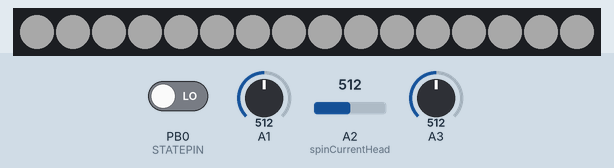
This sketch was run on a simulated ATtiny85, built with avr-gcc and run on an emulated ATtiny85. Shown: 16 RGB LEDs in strip order, left to right. The test bench sets the inputs (shaded band); at power-on: PB0 (STATEPIN) LOW, A3 = 512, A1 = 512, A2 (spinCurrentHead) = 512. Dim RGB values are drawn brighter than linear.

Above: at 1.2 s.
1.3 s: PB0 (STATEPIN) driven HIGH
At 2.1 s:
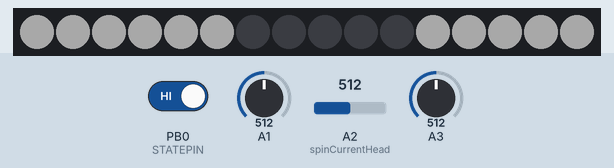
3.1 s: A3 set to 900
At 3.51 s:
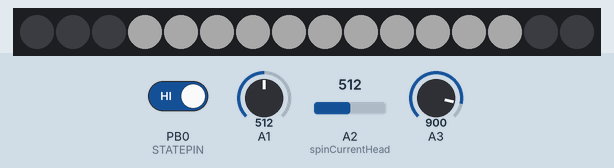
5.2 s: A1 set to 716
At 6.49 s:
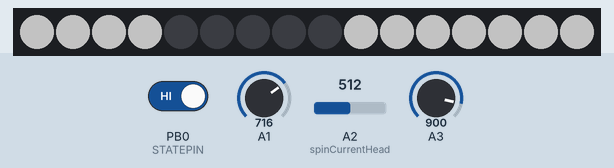
6.7 s: A3 set to 614
At 8.99 s:
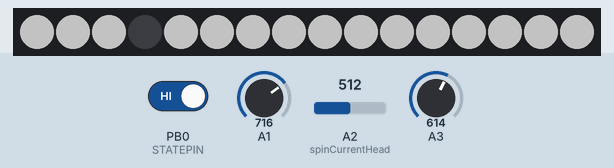
9.7 s: A3 set to 588
11.2 s: A1 set to 900
At 12.42 s:
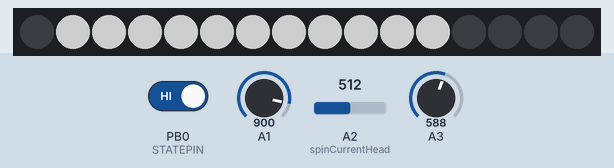
Timing chart, 0 to 13.8 s (numbered marks = the images above; inputs shaded):
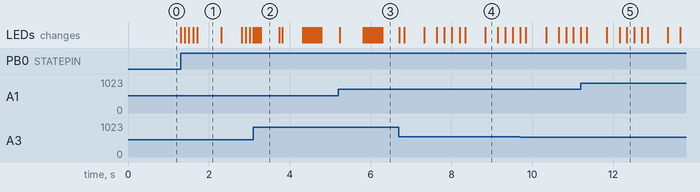

Measured:
- after the input at 1.3 s, the LEDs: first change at once (image 1 shows a later state)
- what the display in image 1 shows lasts 0.6 s, from 1.7 s to 2.3 s
- what the display in image 2 shows lasts 0.4 s, from 3.3 s to 3.7 s

The sketch:

rgbflashlight.ino
```cpp
/*
RGB Flashlight v1 - Ben Miller @vmFoo 5-17-2014
Some minor #define snippets borrowed from neopixel examples

The switch on STATEPIN controls state for the inputs
State 1 (LOW) : Color modification:  The potentiometers change red, green, blue values only
State 2 (HIGH): Effect mode: The red pot now changes brightness and the green pot changes
                             the flash delay.  It goes on solid below a flash freq of 5ms
---------------------------- DEPRECATED ---------------------------------------------

This comment is deprecated.  It was written for the original RGB Flashlight v1.  The new
will feature a button to switch between modes.
*/

#include <Adafruit_NeoPixel.h>
#ifdef __AVR_ATtiny85__ // Trinket, Gemma, etc.
#include <avr/power.h>
#endif

#define POTI1 1 // silkscreen 2
#define POTI2 2 // silkscreen 4
#define POTI3 3 // silkscreen 3
#define STATEPIN 0
#define LEDPIN 1
#define PIXELS 16

/* POTI States on mode switch */
int poti1ModeChange = 128;
int poti2ModeChange = 128;
int poti3ModeChange = 128;

/* Initiate variables and set defaults */
int red = 128;
int green = 128;
int blue = 128;
int bright = 86;  // 1/3 brightness
int cycle = 1000; // 1 second
int blinkstate = 1;
int mode = 0;
int modeCycle = 500;
uint32_t modeCanChange;
int spinCurrentHead = PIXELS;
int spinCurrentTail = PIXELS / 3;
int spinCanChange = 1;

int i = 0;           // predeclare a counter integer
uint32_t stateStart; // for managing the blink

Adafruit_NeoPixel pixels = Adafruit_NeoPixel(PIXELS, LEDPIN, NEO_GRB + NEO_KHZ800);

void setup()
{
#ifdef __AVR_ATtiny85__ // Trinket, Gemma, etc.
  if (F_CPU == 16000000)
    clock_prescale_set(clock_div_1);
#endif

  pinMode(STATEPIN, INPUT);
  pixels.begin();
  pixels.setBrightness(bright);
  pixels.show();
  stateStart = millis();
  modeCanChange = millis();
}

void loop()
{
  if (digitalRead(STATEPIN) == HIGH)
  {
    setMode();
  }

  switch (mode)
  {
  case 0:
  { // Color modification mode

    // Only change the value of the poti that has changed
    if (!(analogRead(POTI1) == poti1ModeChange))
    {
      red = map(analogRead(POTI1), 0, 1024, 0, 254);
    }
    if (!(analogRead(POTI2) == poti2ModeChange))
    {
      blue = map(analogRead(POTI2), 0, 1024, 0, 254);
    }
    if (!(analogRead(POTI3) == poti3ModeChange))
    {
      green = map(analogRead(POTI3), 0, 1024, 0, 254);
    }

    for (i = 0; i < PIXELS; i++)
      pixels.setPixelColor(i, pixels.Color(red, green, blue));
    pixels.setBrightness(bright);
    pixels.show();
    break;
  }
  case 1:
  { // moving ring mode
    // the leds are arranged in a ring, so we can use the i counter to
    // make the ring spin by lighting up the next led in the ring and turning off the last one

    // Only change the value of the poti that has changed
    if (analogRead(POTI3) != poti3ModeChange)
    {
      cycle = map(analogRead(POTI3), 0, 1024, 100, 500);
    }
    if (analogRead(POTI1) != poti1ModeChange)
    {
      bright = map(analogRead(POTI1), 0, 1024, 5, 254);
    }

    pixels.setBrightness(bright);

    if (stateStart < (millis() - cycle / 10))
    {
      spinCurrentHead = (spinCurrentHead + 1) % PIXELS;
      spinCurrentTail = (spinCurrentTail + 1) % PIXELS;
      pixels.setPixelColor(spinCurrentHead, pixels.Color(red, green, blue));
      pixels.setPixelColor(spinCurrentTail, pixels.Color(0, 0, 0));
      pixels.show();

      stateStart = millis();
    }

    break;
  }
  case 2:
  { // Strobe mode

    // Only change the value of the poti that has changed
    if (analogRead(POTI3) != poti3ModeChange)
    {
      cycle = map(analogRead(POTI3), 0, 1024, 20, 300);
    }
    if (analogRead(POTI1) != poti1ModeChange)
    {
      bright = map(analogRead(POTI1), 0, 1024, 5, 254);
    }

    if (cycle > 5)
    { // solid if "faster" than 5 ms
      if (stateStart < (millis() - cycle))
      { // time to change state
        if (blinkstate == 1)
        { // it's on, turn it off
          pixels.setBrightness(0);
          for (i = 0; i < PIXELS; i++)
            pixels.setPixelColor(i, pixels.Color(red, green, blue));
          pixels.show();
          stateStart = millis();
          blinkstate = 0;
        }
        else
        { // it's off turn it on
          pixels.setBrightness(bright);
          for (i = 0; i < PIXELS; i++)
            pixels.setPixelColor(i, pixels.Color(red, green, blue));
          pixels.show();
          stateStart = millis();
          blinkstate = 1;
        }
      }
    }
    else
    { // if the blink cycle < 5 ms
      pixels.setBrightness(bright);
      for (i = 0; i < PIXELS; i++)
        pixels.setPixelColor(i, pixels.Color(red, green, blue));
      pixels.show();
    }
    break;
  }
  }
}

void setMode()
{
  if (mode == 2 && millis() > modeCanChange)
  { // moving ring mode
    setPotiState();
    mode = 0;
    modeCanChange = millis() + modeCycle;
  }
  else if (mode == 1 && millis() > modeCanChange)
  { // Strobe mode
    setPotiState();
    mode = 2;
    modeCanChange = millis() + modeCycle;
  }
  else if (mode == 0 && millis() > modeCanChange)
  { // Color changer
    setPotiState();
    mode = 1;
    modeCanChange = millis() + modeCycle;
  }
}

void setPotiState()
{
  poti1ModeChange = analogRead(POTI1);
  poti2ModeChange = analogRead(POTI2);
  poti3ModeChange = analogRead(POTI3);
}
```
